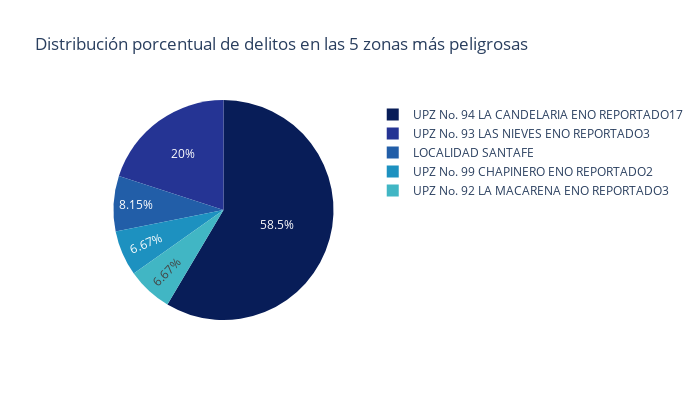

Write notebook code for a chart like this one.
### Markdown cell above
The plot shows that the zone with most crimes is La Candelaria, which has almost 3 times the crimes of the second area with the most crimes (Las Nieves), and it seems to have more than the 50% of the total crimes committed inside the top 5 areas.

### Code cell
top5_zone_crimes_df = crimesbyzone(df_crimes).sort_values(by='FRECUENCIA', ascending=False).head(5)
fig = px.pie(top5_zone_crimes_df, values='FRECUENCIA', 
             names='COMUNAS_ZONAS_DESCRIPCION', 
             labels={'FRECUENCIA':'Cantidad de delitos en la zona','COMUNAS_ZONAS_DESCRIPCION':'Zona'},
             title='Distribución porcentual de delitos en las 5 zonas más peligrosas',
             color_discrete_sequence=px.colors.sequential.YlGnBu_r,
             width=700, 
             height=400)
fig.show()

### Figure 1 — Plotly figure (JSON) as saved in the notebook; plotly's stock layout.template omitted (floating-point values rounded to 4 significant figures)
{"data": [{"domain": {"x": [0, 1], "y": [0, 1]}, "hovertemplate": "Zona=%{label}<br>Cantidad de delitos en la zona=%{value}<extra></extra>", "labels": ["UPZ No. 94 LA CANDELARIA ENO REPORTADO17", "UPZ No. 93 LAS NIEVES ENO REPORTADO3", "LOCALIDAD SANTAFE", "UPZ No. 99 CHAPINERO ENO REPORTADO2", "UPZ No. 92 LA MACARENA ENO REPORTADO3"], "legendgroup": "", "name": "", "showlegend": true, "type": "pie", "values": [79, 27, 11, 9, 9]}], "layout": {"height": 400, "legend": {"tracegroupgap": 0}, "piecolorway": ["rgb(8,29,88)", "rgb(37,52,148)", "rgb(34,94,168)", "rgb(29,145,192)", "rgb(65,182,196)", "rgb(127,205,187)", "rgb(199,233,180)", "rgb(237,248,177)", "rgb(255,255,217)"], "title": {"text": "Distribución porcentual de delitos en las 5 zonas más peligrosas"}, "width": 700}}
